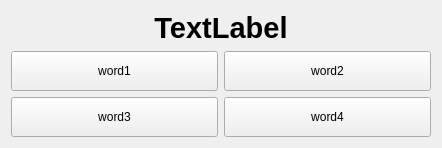
<?xml version="1.0" encoding="UTF-8"?>
<ui version="4.0">
 <class>FormVar</class>
 <widget class="QWidget" name="FormVar">
  <property name="geometry">
   <rect>
    <x>0</x>
    <y>0</y>
    <width>442</width>
    <height>147</height>
   </rect>
  </property>
  <property name="windowTitle">
   <string>Form</string>
  </property>
  <layout class="QGridLayout" name="gridLayout">
   <item row="0" column="0" colspan="2">
    <widget class="QLabel" name="label">
     <property name="text">
      <string>&lt;html&gt;&lt;head/&gt;&lt;body&gt;&lt;p align=&quot;center&quot;&gt;&lt;span style=&quot; font-size:22pt; font-weight:600;&quot;&gt;TextLabel&lt;/span&gt;&lt;/p&gt;&lt;/body&gt;&lt;/html&gt;</string>
     </property>
    </widget>
   </item>
   <item row="1" column="0">
    <layout class="QVBoxLayout" name="verticalLayout">
     <item>
      <widget class="QPushButton" name="pushButton_Word1">
       <property name="sizePolicy">
        <sizepolicy hsizetype="Minimum" vsizetype="Fixed">
         <horstretch>0</horstretch>
         <verstretch>0</verstretch>
        </sizepolicy>
       </property>
       <property name="minimumSize">
        <size>
         <width>200</width>
         <height>40</height>
        </size>
       </property>
       <property name="text">
        <string>word1</string>
       </property>
      </widget>
     </item>
     <item>
      <widget class="QPushButton" name="pushButton_word3">
       <property name="minimumSize">
        <size>
         <width>200</width>
         <height>40</height>
        </size>
       </property>
       <property name="text">
        <string>word3</string>
       </property>
      </widget>
     </item>
    </layout>
   </item>
   <item row="1" column="1">
    <layout class="QVBoxLayout" name="verticalLayout_2">
     <item>
      <widget class="QPushButton" name="pushButton_Word2">
       <property name="minimumSize">
        <size>
         <width>200</width>
         <height>40</height>
        </size>
       </property>
       <property name="text">
        <string>word2</string>
       </property>
      </widget>
     </item>
     <item>
      <widget class="QPushButton" name="pushButton_Word4">
       <property name="minimumSize">
        <size>
         <width>200</width>
         <height>40</height>
        </size>
       </property>
       <property name="text">
        <string>word4</string>
       </property>
      </widget>
     </item>
    </layout>
   </item>
  </layout>
 </widget>
 <resources/>
 <connections/>
</ui>
